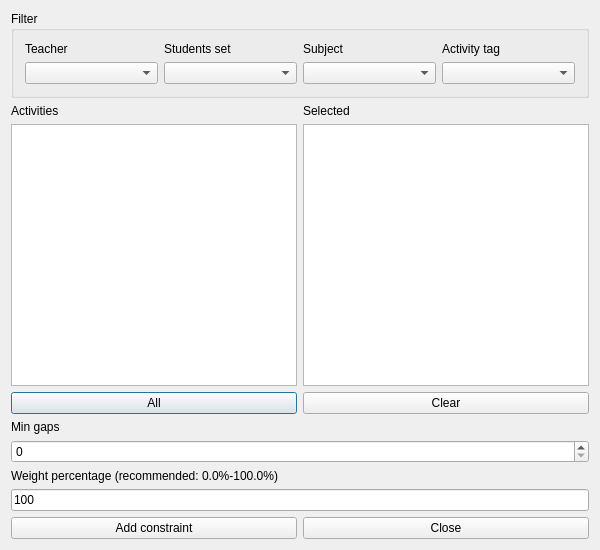
<?xml version="1.0" encoding="UTF-8"?>
<ui version="4.0">
 <class>AddConstraintMinGapsBetweenActivitiesForm_template</class>
 <widget class="QDialog" name="AddConstraintMinGapsBetweenActivitiesForm_template">
  <property name="geometry">
   <rect>
    <x>0</x>
    <y>0</y>
    <width>600</width>
    <height>550</height>
   </rect>
  </property>
  <property name="windowTitle">
   <string extracomment="This is the title of the dialog to add a new constraint of this type">Add min gaps between activities</string>
  </property>
  <layout class="QGridLayout" name="gridLayout_2">
   <item row="0" column="0">
    <widget class="QGroupBox" name="filterGroupBox">
     <property name="title">
      <string>Filter</string>
     </property>
     <layout class="QGridLayout" name="gridLayout">
      <item row="0" column="0">
       <widget class="QLabel" name="teachersTextLabel">
        <property name="text">
         <string>Teacher</string>
        </property>
        <property name="wordWrap">
         <bool>false</bool>
        </property>
       </widget>
      </item>
      <item row="0" column="1">
       <widget class="QLabel" name="studentsTextLabel">
        <property name="text">
         <string>Students set</string>
        </property>
        <property name="wordWrap">
         <bool>false</bool>
        </property>
       </widget>
      </item>
      <item row="0" column="2">
       <widget class="QLabel" name="subjectsTextLabel">
        <property name="text">
         <string>Subject</string>
        </property>
        <property name="wordWrap">
         <bool>false</bool>
        </property>
       </widget>
      </item>
      <item row="0" column="3">
       <widget class="QLabel" name="activityTagsTextLabel">
        <property name="text">
         <string>Activity tag</string>
        </property>
        <property name="wordWrap">
         <bool>false</bool>
        </property>
       </widget>
      </item>
      <item row="1" column="0">
       <widget class="QComboBox" name="teachersComboBox"/>
      </item>
      <item row="1" column="1">
       <widget class="QComboBox" name="studentsComboBox"/>
      </item>
      <item row="1" column="2">
       <widget class="QComboBox" name="subjectsComboBox"/>
      </item>
      <item row="1" column="3">
       <widget class="QComboBox" name="activityTagsComboBox"/>
      </item>
     </layout>
    </widget>
   </item>
   <item row="1" column="0">
    <layout class="QHBoxLayout" name="horizontalLayout">
     <item>
      <layout class="QVBoxLayout" name="verticalLayout_2">
       <item>
        <widget class="QLabel" name="activitiesTextLabel">
         <property name="frameShape">
          <enum>QFrame::NoFrame</enum>
         </property>
         <property name="frameShadow">
          <enum>QFrame::Plain</enum>
         </property>
         <property name="text">
          <string>Activities</string>
         </property>
         <property name="wordWrap">
          <bool>false</bool>
         </property>
        </widget>
       </item>
       <item>
        <widget class="QListWidget" name="allActivitiesListWidget"/>
       </item>
       <item>
        <widget class="QPushButton" name="addAllActivitiesPushButton">
         <property name="text">
          <string comment="Text on a button. It refers to adding all activities from the list above this button into the current constraint">All</string>
         </property>
        </widget>
       </item>
      </layout>
     </item>
     <item>
      <layout class="QVBoxLayout" name="verticalLayout">
       <item>
        <widget class="QLabel" name="selectedActivitiesTextLabel">
         <property name="frameShape">
          <enum>QFrame::NoFrame</enum>
         </property>
         <property name="frameShadow">
          <enum>QFrame::Plain</enum>
         </property>
         <property name="text">
          <string comment="It refers to a list of selected activities">Selected</string>
         </property>
         <property name="wordWrap">
          <bool>false</bool>
         </property>
        </widget>
       </item>
       <item>
        <widget class="QListWidget" name="selectedActivitiesListWidget"/>
       </item>
       <item>
        <widget class="QPushButton" name="clearPushButton">
         <property name="text">
          <string>Clear</string>
         </property>
        </widget>
       </item>
      </layout>
     </item>
    </layout>
   </item>
   <item row="2" column="0">
    <layout class="QGridLayout">
     <item row="1" column="0">
      <widget class="QSpinBox" name="minGapsSpinBox"/>
     </item>
     <item row="0" column="0">
      <widget class="QLabel" name="minGapsTextLabel">
       <property name="frameShape">
        <enum>QFrame::NoFrame</enum>
       </property>
       <property name="frameShadow">
        <enum>QFrame::Plain</enum>
       </property>
       <property name="text">
        <string comment="(Min gaps between a set of activities)">Min gaps</string>
       </property>
       <property name="wordWrap">
        <bool>false</bool>
       </property>
      </widget>
     </item>
    </layout>
   </item>
   <item row="3" column="0">
    <layout class="QVBoxLayout">
     <item>
      <widget class="QLabel" name="weightTextLabel">
       <property name="frameShape">
        <enum>QFrame::NoFrame</enum>
       </property>
       <property name="frameShadow">
        <enum>QFrame::Plain</enum>
       </property>
       <property name="text">
        <string>Weight percentage (recommended: 0.0%-100.0%)</string>
       </property>
       <property name="wordWrap">
        <bool>false</bool>
       </property>
      </widget>
     </item>
     <item>
      <widget class="QLineEdit" name="weightLineEdit">
       <property name="text">
        <string notr="true">100</string>
       </property>
      </widget>
     </item>
    </layout>
   </item>
   <item row="4" column="0">
    <layout class="QHBoxLayout">
     <item>
      <widget class="QPushButton" name="addConstraintPushButton">
       <property name="text">
        <string>Add constraint</string>
       </property>
      </widget>
     </item>
     <item>
      <widget class="QPushButton" name="closePushButton">
       <property name="text">
        <string>Close</string>
       </property>
      </widget>
     </item>
    </layout>
   </item>
  </layout>
 </widget>
 <layoutdefault spacing="6" margin="11"/>
 <resources/>
 <connections/>
</ui>
